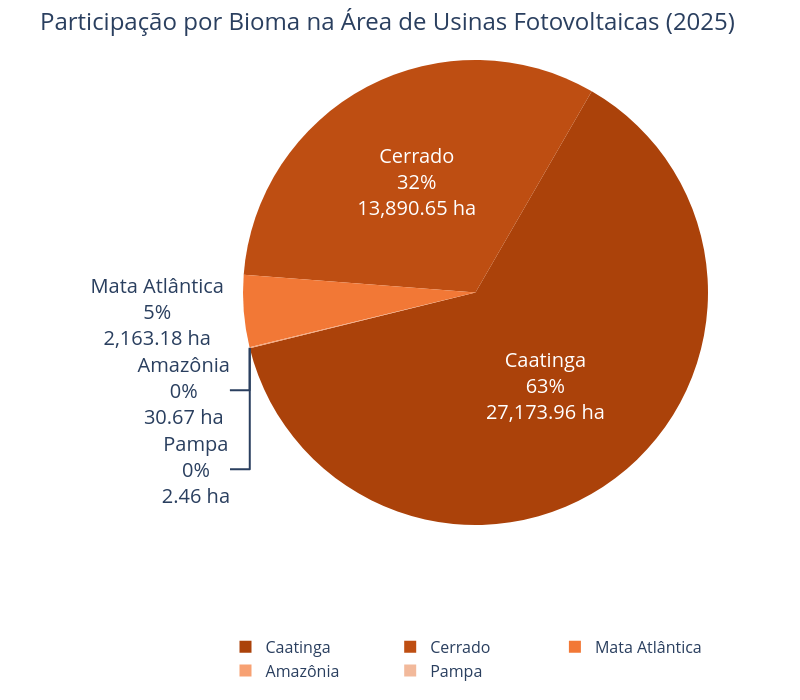

The code cell stored with this chart in its notebook:
### Code cell
# Célula 13
import plotly.graph_objects as go

# 1. Preparação dos dados para o último ano disponível
df_bioma = df[df['tipo_region'] == 'bioma']
pivot_bioma = df_bioma.pivot_table(index='year', columns='nome_region', values='area_ha', aggfunc='sum').fillna(0)
ultimo_ano = int(pivot_bioma.index.max())
serie_ultimo_ano = pivot_bioma.loc[ultimo_ano].sort_values(ascending=False)

# Cores consistentes
# cores_map = {
#     'Caatinga': '#b23a2f',
#     'Cerrado': '#d9702f',
#     'Mata Atlântica': '#f2a860',
#     'Amazônia': '#fbe0c4',
#     'Pampa': '#7a2618'
# }

# 2. Criar Gráfico de Pizza
# rotation=120: startangle original era 90. Adicionando 30 graus anti-horário = 120.
fig = go.Figure(data=[go.Pie(
    labels=serie_ultimo_ano.index,
    values=serie_ultimo_ano.values,
    marker=dict(colors=[cores_map.get(b) for b in serie_ultimo_ano.index]),
    textinfo='percent+label+value',
    rotation=30,
    # texttemplate: ",.0f" exibe o número inteiro com separador de milhar
    texttemplate='%{label}<br>%{percent:.0%}<br>%{value:,.2f} ha',
    insidetextfont=dict(size=20),
    outsidetextfont=dict(size=20),
    hovertemplate='<b>Bioma:</b> %{label}<br><b>Área:</b> %{value:,.2f} ha<extra></extra>'
)])

# 3. Layout
fig.update_layout(
    title_text=f"Participação por Bioma na Área de Usinas Fotovoltaicas ({ultimo_ano})",
    title_font=dict(size=24),
    template="plotly_white",
    width = 800,
    height = 700,
    legend=dict(
        orientation="h",
        yanchor="bottom",
        y=-0.35,
        xanchor="center",
        x=0.5,
        entrywidth=0.3,
        entrywidthmode='fraction',
        font=dict(size=16)
    ),
    margin=dict(t=60, b=100, l=50, r=50)
)

fig.show()
if salvar_grafico: 
    print("Salvando o grafico com DPI 450")
    salvar_grafico_alta_resolucao(fig, 'proporsao_area_por_bioma_2025', dpi=450)

### Figure 1 — Plotly figure (JSON) as saved in the notebook; plotly's stock layout.template omitted (floating-point values rounded to 4 significant figures)
{"data": [{"hovertemplate": "<b>Bioma:</b> %{label}<br><b>Área:</b> %{value:,.2f} ha<extra></extra>", "insidetextfont": {"size": 20}, "labels": ["Caatinga", "Cerrado", "Mata Atlântica", "Amazônia", "Pampa"], "marker": {"colors": ["#AB420A", "#BE4E12", "#F27836", "#F7A173", "#F2B99B"]}, "outsidetextfont": {"size": 20}, "rotation": 30, "textinfo": "percent+label+value", "texttemplate": "%{label}<br>%{percent:.0%}<br>%{value:,.2f} ha", "type": "pie", "values": [27170.0, 13890.0, 2163.0, 30.67, 2.461]}], "layout": {"height": 700, "legend": {"entrywidth": 0.3, "entrywidthmode": "fraction", "font": {"size": 16}, "orientation": "h", "x": 0.5, "xanchor": "center", "y": -0.35, "yanchor": "bottom"}, "margin": {"b": 100, "l": 50, "r": 50, "t": 60}, "title": {"font": {"size": 24}, "text": "Participação por Bioma na Área de Usinas Fotovoltaicas (2025)"}, "width": 800}}
